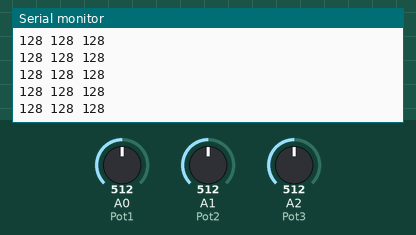
Simulated run of this sketch. Board: Arduino Uno, built with avr-gcc and run on an emulated ATmega328P. Shown: the last lines printed to the serial monitor. The test bench sets the inputs (shaded band); at power-on: A0 (Pot1) = 512, A1 (Pot2) = 512, A2 (Pot3) = 512.

Above: at 1.2 s.
1.3 s: A0 (Pot1) set to 716
At 1.32 s:
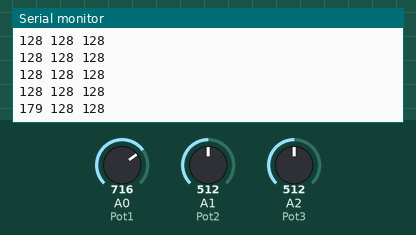
2.8 s: A1 (Pot2) set to 716
At 2.83 s:
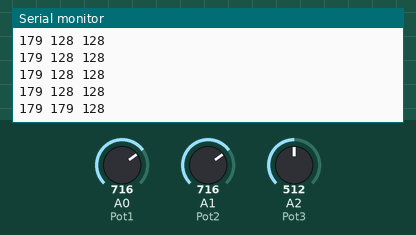
4.3 s: A2 (Pot3) set to 716
At 4.34 s:
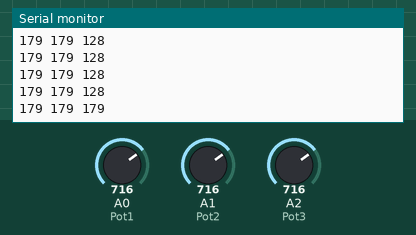
5.8 s: A0 (Pot1) set to 900
At 5.86 s:
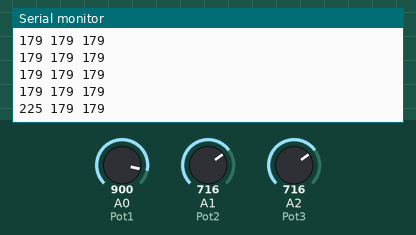
7.3 s: A1 (Pot2) set to 900
At 7.37 s:
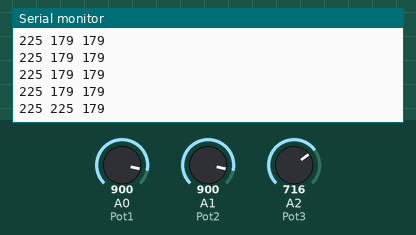
8.8 s: A2 (Pot3) set to 900
At 8.88 s:
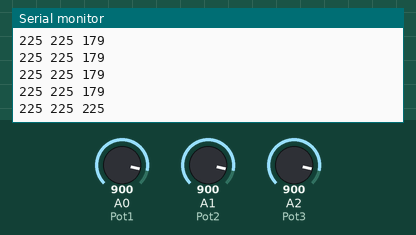
Timing chart, 0 to 11.3 s (numbered marks = the images above; inputs shaded):
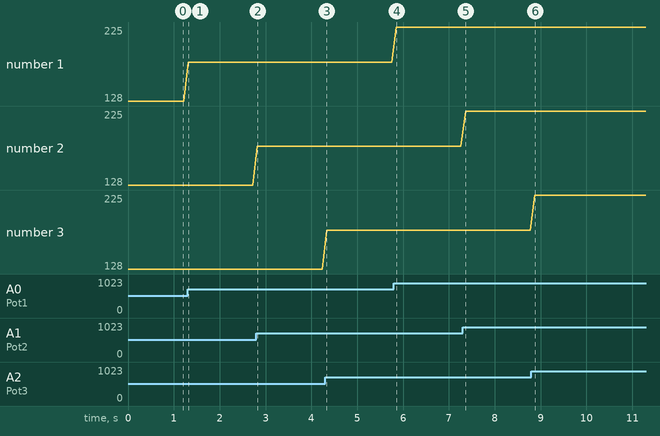

Measured:
- after the input at 1.3 s, the serial monitor: prints a new line at once (image 1)
- after the input at 2.8 s, the serial monitor: prints a new line at once (image 2)
- after the input at 4.3 s, the serial monitor: prints a new line at once (image 3)
- after the input at 5.8 s, the serial monitor: prints a new line after 0.05 s (image 4)
- after the input at 7.3 s, the serial monitor: prints a new line after 0.06 s (image 5)
- after the input at 8.8 s, the serial monitor: prints a new line after 0.08 s (image 6)
- plotted number 1: 128 → 179 after the input at 1.3 s, 179 → 225 after the input at 5.8 s

The sketch:

Decodificador.ino
```cpp
int Pot1 = 0;
int Pot2 = 1;
int Pot3 = 2;

int valorP1;
int valorP2;
int valorP3;

void setup()
{
  Serial.begin(115200);
}

void loop()
{
  valorP1 = analogRead(Pot1) / 4;
  valorP2 = analogRead(Pot2) / 4;
  valorP3 = analogRead(Pot3) / 4;

  Serial.print(valorP1);
  Serial.print(" ");
  Serial.print(valorP2);
  Serial.print(" ");
  Serial.println(valorP3);
  delay(100);
}
```
